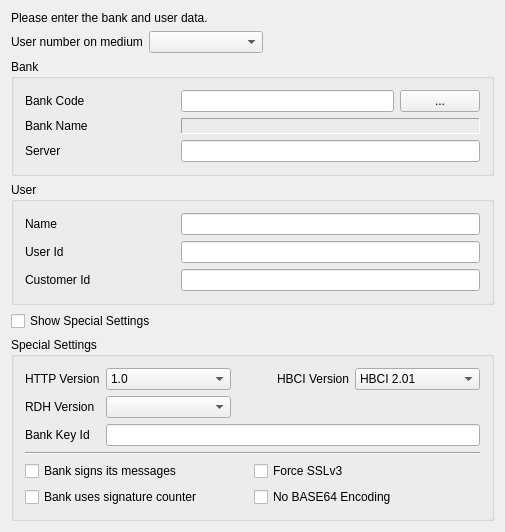
<?xml version="1.0" encoding="UTF-8"?>
<ui version="4.0">
 <class>EditCtUserUi</class>
 <widget class="QWidget" name="EditCtUserUi">
  <property name="geometry">
   <rect>
    <x>0</x>
    <y>0</y>
    <width>505</width>
    <height>521</height>
   </rect>
  </property>
  <property name="windowTitle">
   <string>Edit Crypt Token User</string>
  </property>
  <layout class="QVBoxLayout" name="verticalLayout_2">
   <item>
    <widget class="QLabel" name="TextLabel1_5_2_3">
     <property name="text">
      <string>&lt;qt&gt;
&lt;p&gt;Please enter the bank and user data.&lt;/p&gt;
&lt;/qt&gt;</string>
     </property>
     <property name="wordWrap">
      <bool>false</bool>
     </property>
    </widget>
   </item>
   <item>
    <layout class="QHBoxLayout">
     <item>
      <widget class="QLabel" name="textLabel1">
       <property name="text">
        <string>User number on medium</string>
       </property>
       <property name="wordWrap">
        <bool>false</bool>
       </property>
      </widget>
     </item>
     <item>
      <widget class="QComboBox" name="userCombo">
       <property name="sizePolicy">
        <sizepolicy hsizetype="Expanding" vsizetype="Fixed">
         <horstretch>0</horstretch>
         <verstretch>0</verstretch>
        </sizepolicy>
       </property>
       <property name="toolTip">
        <string>The index number of the current user on the chosen medium, if the medium can contain more than one user.</string>
       </property>
      </widget>
     </item>
     <item>
      <spacer name="spacer31">
       <property name="orientation">
        <enum>Qt::Horizontal</enum>
       </property>
       <property name="sizeType">
        <enum>QSizePolicy::Expanding</enum>
       </property>
       <property name="sizeHint" stdset="0">
        <size>
         <width>231</width>
         <height>21</height>
        </size>
       </property>
      </spacer>
     </item>
    </layout>
   </item>
   <item>
    <widget class="QGroupBox" name="groupBox_2">
     <property name="title">
      <string>Bank</string>
     </property>
     <layout class="QGridLayout" name="gridLayout_3">
      <item row="0" column="0">
       <widget class="QLabel" name="TextLabel1_2_2_2_2_2_2_2">
        <property name="sizePolicy">
         <sizepolicy hsizetype="Preferred" vsizetype="Preferred">
          <horstretch>1</horstretch>
          <verstretch>0</verstretch>
         </sizepolicy>
        </property>
        <property name="text">
         <string>Bank Code</string>
        </property>
        <property name="wordWrap">
         <bool>false</bool>
        </property>
       </widget>
      </item>
      <item row="0" column="1">
       <layout class="QHBoxLayout">
        <item>
         <widget class="QLineEdit" name="bankCodeEdit">
          <property name="sizePolicy">
           <sizepolicy hsizetype="Expanding" vsizetype="Fixed">
            <horstretch>2</horstretch>
            <verstretch>0</verstretch>
           </sizepolicy>
          </property>
          <property name="toolTip">
           <string>Enter the bank code (BLZ) of your bank</string>
          </property>
         </widget>
        </item>
        <item>
         <widget class="QPushButton" name="bankCodeButton">
          <property name="text">
           <string>...</string>
          </property>
         </widget>
        </item>
       </layout>
      </item>
      <item row="1" column="0">
       <widget class="QLabel" name="TextLabel1_4_2_3_2_2_2_2_2_2">
        <property name="text">
         <string>Bank Name</string>
        </property>
        <property name="wordWrap">
         <bool>false</bool>
        </property>
       </widget>
      </item>
      <item row="1" column="1">
       <widget class="QLabel" name="bankNameLabel">
        <property name="sizePolicy">
         <sizepolicy hsizetype="Expanding" vsizetype="Preferred">
          <horstretch>2</horstretch>
          <verstretch>0</verstretch>
         </sizepolicy>
        </property>
        <property name="frameShape">
         <enum>QFrame::Panel</enum>
        </property>
        <property name="frameShadow">
         <enum>QFrame::Sunken</enum>
        </property>
        <property name="text">
         <string/>
        </property>
        <property name="wordWrap">
         <bool>false</bool>
        </property>
       </widget>
      </item>
      <item row="2" column="0">
       <widget class="QLabel" name="TextLabel1_4_2_3_2_2_2_2_2">
        <property name="text">
         <string>Server</string>
        </property>
        <property name="wordWrap">
         <bool>false</bool>
        </property>
       </widget>
      </item>
      <item row="2" column="1">
       <widget class="QLineEdit" name="serverEdit">
        <property name="sizePolicy">
         <sizepolicy hsizetype="Expanding" vsizetype="Fixed">
          <horstretch>2</horstretch>
          <verstretch>0</verstretch>
         </sizepolicy>
        </property>
        <property name="toolTip">
         <string>Enter the address of the bank server. For PIN/TAN, this is a full URL with server address and a trailing path.</string>
        </property>
       </widget>
      </item>
     </layout>
    </widget>
   </item>
   <item>
    <widget class="QGroupBox" name="groupBox">
     <property name="title">
      <string>User</string>
     </property>
     <layout class="QGridLayout" name="gridLayout_2">
      <item row="0" column="0">
       <widget class="QLabel" name="TextLabel1_6_2_2_2">
        <property name="sizePolicy">
         <sizepolicy hsizetype="Preferred" vsizetype="Preferred">
          <horstretch>1</horstretch>
          <verstretch>0</verstretch>
         </sizepolicy>
        </property>
        <property name="text">
         <string>Name</string>
        </property>
        <property name="wordWrap">
         <bool>false</bool>
        </property>
       </widget>
      </item>
      <item row="0" column="1">
       <widget class="QLineEdit" name="nameEdit">
        <property name="sizePolicy">
         <sizepolicy hsizetype="Expanding" vsizetype="Fixed">
          <horstretch>2</horstretch>
          <verstretch>0</verstretch>
         </sizepolicy>
        </property>
        <property name="toolTip">
         <string>Enter the name of the user. This is needed as originator name when an online transfer job is executed.</string>
        </property>
       </widget>
      </item>
      <item row="1" column="0">
       <widget class="QLabel" name="TextLabel1_3_2_2_2_3">
        <property name="text">
         <string>User Id</string>
        </property>
        <property name="wordWrap">
         <bool>false</bool>
        </property>
       </widget>
      </item>
      <item row="1" column="1">
       <widget class="QLineEdit" name="userIdEdit">
        <property name="sizePolicy">
         <sizepolicy hsizetype="Expanding" vsizetype="Fixed">
          <horstretch>2</horstretch>
          <verstretch>0</verstretch>
         </sizepolicy>
        </property>
        <property name="toolTip">
         <string>Enter the user id that the bank has given to you.</string>
        </property>
       </widget>
      </item>
      <item row="2" column="0">
       <widget class="QLabel" name="TextLabel1_3_2_2_2_2_2">
        <property name="text">
         <string>Customer Id</string>
        </property>
        <property name="wordWrap">
         <bool>false</bool>
        </property>
       </widget>
      </item>
      <item row="2" column="1">
       <widget class="QLineEdit" name="customerIdEdit">
        <property name="sizePolicy">
         <sizepolicy hsizetype="Expanding" vsizetype="Fixed">
          <horstretch>2</horstretch>
          <verstretch>0</verstretch>
         </sizepolicy>
        </property>
        <property name="toolTip">
         <string>Enter the customer id, if the bank has given one to you. If the bank has not given one to you, then leave this field blank.</string>
        </property>
       </widget>
      </item>
     </layout>
    </widget>
   </item>
   <item>
    <widget class="QCheckBox" name="showSpecialCheck">
     <property name="text">
      <string>Show Special Settings</string>
     </property>
    </widget>
   </item>
   <item>
    <widget class="QGroupBox" name="specialGroup">
     <property name="title">
      <string>Special Settings</string>
     </property>
     <layout class="QVBoxLayout" name="verticalLayout">
      <item>
       <layout class="QGridLayout" name="gridLayout">
        <item row="0" column="0">
         <widget class="QLabel" name="textLabel1_2_2">
          <property name="text">
           <string>HTTP Version</string>
          </property>
          <property name="wordWrap">
           <bool>false</bool>
          </property>
         </widget>
        </item>
        <item row="0" column="1">
         <widget class="QComboBox" name="httpVersionCombo">
          <property name="sizePolicy">
           <sizepolicy hsizetype="Expanding" vsizetype="Fixed">
            <horstretch>0</horstretch>
            <verstretch>0</verstretch>
           </sizepolicy>
          </property>
          <property name="toolTip">
           <string>Select the HTTP version to be used in PIN/TAN mode</string>
          </property>
          <item>
           <property name="text">
            <string>1.0</string>
           </property>
          </item>
          <item>
           <property name="text">
            <string>1.1</string>
           </property>
          </item>
         </widget>
        </item>
        <item row="0" column="2" colspan="2">
         <spacer name="horizontalSpacer">
          <property name="orientation">
           <enum>Qt::Horizontal</enum>
          </property>
          <property name="sizeHint" stdset="0">
           <size>
            <width>28</width>
            <height>20</height>
           </size>
          </property>
         </spacer>
        </item>
        <item row="0" column="4">
         <widget class="QLabel" name="textLabel1_2">
          <property name="text">
           <string>HBCI Version</string>
          </property>
          <property name="alignment">
           <set>Qt::AlignRight|Qt::AlignTrailing|Qt::AlignVCenter</set>
          </property>
          <property name="wordWrap">
           <bool>false</bool>
          </property>
         </widget>
        </item>
        <item row="0" column="5">
         <widget class="QComboBox" name="hbciVersionCombo">
          <property name="sizePolicy">
           <sizepolicy hsizetype="Expanding" vsizetype="Fixed">
            <horstretch>0</horstretch>
            <verstretch>0</verstretch>
           </sizepolicy>
          </property>
          <item>
           <property name="text">
            <string>HBCI 2.01</string>
           </property>
          </item>
          <item>
           <property name="text">
            <string>HBCI 2.10</string>
           </property>
          </item>
          <item>
           <property name="text">
            <string>HBCI 2.20</string>
           </property>
          </item>
          <item>
           <property name="text">
            <string>HBCI 3.00</string>
           </property>
          </item>
         </widget>
        </item>
        <item row="1" column="0">
         <widget class="QLabel" name="textLabel2">
          <property name="text">
           <string>RDH Version</string>
          </property>
          <property name="wordWrap">
           <bool>false</bool>
          </property>
         </widget>
        </item>
        <item row="1" column="1">
         <widget class="QComboBox" name="rdhVersionCombo">
          <property name="sizePolicy">
           <sizepolicy hsizetype="Expanding" vsizetype="Fixed">
            <horstretch>0</horstretch>
            <verstretch>0</verstretch>
           </sizepolicy>
          </property>
          <property name="toolTip">
           <string>Select the HTTP version to be used in PIN/TAN mode</string>
          </property>
         </widget>
        </item>
        <item row="2" column="0">
         <widget class="QLabel" name="TextLabelDescription">
          <property name="text">
           <string>Bank Key Id</string>
          </property>
          <property name="wordWrap">
           <bool>false</bool>
          </property>
         </widget>
        </item>
        <item row="2" column="1" colspan="5">
         <widget class="QLineEdit" name="peerIdEdit">
          <property name="toolTip">
           <string>Key id used by the bank. If left blank then the user id is used</string>
          </property>
         </widget>
        </item>
        <item row="3" column="0" colspan="6">
         <widget class="Line" name="line1">
          <property name="frameShape">
           <enum>QFrame::HLine</enum>
          </property>
          <property name="frameShadow">
           <enum>QFrame::Sunken</enum>
          </property>
         </widget>
        </item>
        <item row="4" column="0" colspan="2">
         <widget class="QCheckBox" name="bankSignCheck">
          <property name="text">
           <string>Bank signs its messages</string>
          </property>
         </widget>
        </item>
        <item row="4" column="3" colspan="2">
         <widget class="QCheckBox" name="forceSsl3Check">
          <property name="toolTip">
           <string>Force the use of SSLv3</string>
          </property>
          <property name="whatsThis">
           <string>&lt;qt&gt;Force the use of &lt;b&gt;SSLv3&lt;/b&gt; in &lt;b&gt;Pin/Tan&lt;/b&gt; mode&lt;/qt&gt;</string>
          </property>
          <property name="text">
           <string>Force SSLv3</string>
          </property>
         </widget>
        </item>
        <item row="5" column="0" colspan="3">
         <widget class="QCheckBox" name="bankCounterCheck">
          <property name="text">
           <string>Bank uses signature counter</string>
          </property>
         </widget>
        </item>
        <item row="5" column="3" colspan="3">
         <widget class="QCheckBox" name="noBase64Check">
          <property name="toolTip">
           <string>Force the use of SSLv3</string>
          </property>
          <property name="whatsThis">
           <string>&lt;qt&gt;Force the use of &lt;b&gt;SSLv3&lt;/b&gt; in &lt;b&gt;Pin/Tan&lt;/b&gt; mode&lt;/qt&gt;</string>
          </property>
          <property name="text">
           <string>No BASE64 Encoding</string>
          </property>
         </widget>
        </item>
       </layout>
      </item>
     </layout>
    </widget>
   </item>
   <item>
    <spacer name="verticalSpacer">
     <property name="orientation">
      <enum>Qt::Vertical</enum>
     </property>
     <property name="sizeHint" stdset="0">
      <size>
       <width>20</width>
       <height>6</height>
      </size>
     </property>
    </spacer>
   </item>
  </layout>
 </widget>
 <layoutdefault spacing="6" margin="11"/>
 <pixmapfunction>qPixmapFromMimeSource</pixmapfunction>
 <tabstops>
  <tabstop>userCombo</tabstop>
  <tabstop>bankCodeEdit</tabstop>
  <tabstop>bankCodeButton</tabstop>
  <tabstop>showSpecialCheck</tabstop>
  <tabstop>httpVersionCombo</tabstop>
  <tabstop>rdhVersionCombo</tabstop>
  <tabstop>hbciVersionCombo</tabstop>
  <tabstop>peerIdEdit</tabstop>
  <tabstop>bankSignCheck</tabstop>
  <tabstop>bankCounterCheck</tabstop>
  <tabstop>forceSsl3Check</tabstop>
  <tabstop>noBase64Check</tabstop>
 </tabstops>
 <resources/>
 <connections/>
</ui>
